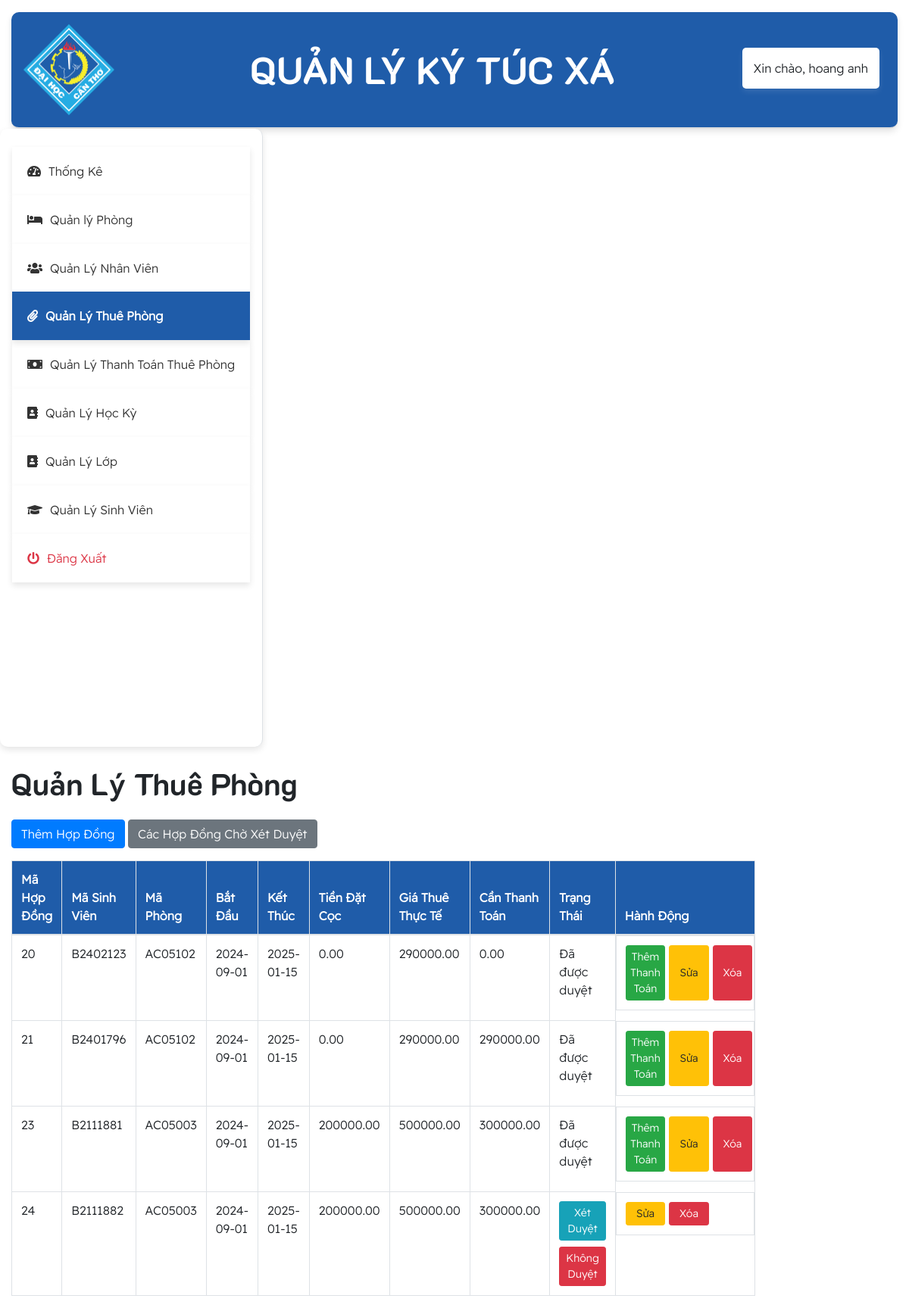
The app's page /thuephong (signed in) with its own data.
### tables this page shows
CREATE TABLE `thuephong` (
  `ma_hop_dong` int NOT NULL AUTO_INCREMENT,
  `ma_sinh_vien` varchar(10) DEFAULT NULL,
  `ma_phong` varchar(7) DEFAULT NULL,
  `bat_dau` date DEFAULT NULL,
  `ket_thuc` date DEFAULT NULL,
  `tien_dat_coc` decimal(10,2) DEFAULT NULL,
  `gia_thue_thuc_te` decimal(10,2) DEFAULT NULL,
  `ma_hoc_ky` varchar(10) DEFAULT NULL,
  `can_thanh_toan` decimal(10,2) NOT NULL DEFAULT '0.00',
  `trang_thai` varchar(20) DEFAULT 'choxetduyet',
  PRIMARY KEY (`ma_hop_dong`),
  KEY `ma_sinh_vien` (`ma_sinh_vien`),
  KEY `ma_phong` (`ma_phong`),
  KEY `ma_hoc_ky` (`ma_hoc_ky`),
  CONSTRAINT `thuephong_ibfk_1` FOREIGN KEY (`ma_sinh_vien`) REFERENCES `sinhvien` (`ma_sinh_vien`),
  CONSTRAINT `thuephong_ibfk_2` FOREIGN KEY (`ma_phong`) REFERENCES `phong` (`ma_phong`),
  CONSTRAINT `thuephong_ibfk_3` FOREIGN KEY (`ma_hoc_ky`) REFERENCES `hoc_ky` (`ma_hoc_ky`)
);

### app/controllers/ThuePhongController.php (called while the page is built, shortened)
<?php
class ThuePhongController
{
    private $thuePhongModel;
    public function __construct($pdo)
    {
        $this->thuePhongModel = new ThuePhong($pdo);
    }
    public function index()
    {
        $status = $_GET['status'] ?? '';
        if ($status === 'choxetduyet') {
            $thuePhongs = $this->thuePhongModel->getPending();
        } else {
            $thuePhongs = $this->thuePhongModel->getAll();
        }
        include '../app/views/thuephong/index.php';
    }
}

### app/models/ThuePhong.php (called while the page is built, shortened)
<?php
class ThuePhong
{
    public ?PDO $db;
    public function __construct(?PDO $pdo)
    {
        $this->db = $pdo;
    }
    public function getAll()
    {
        $stmt = $this->db->query("SELECT * FROM ThuePhong");
        return $stmt->fetchAll(PDO::FETCH_ASSOC);
    }
}

### app/views/thuephong/index.php (the view, shortened to what this page needs)
<!DOCTYPE html>
<html lang="en">
<head>
    <link href="https://stackpath.bootstrapcdn.com/bootstrap/4.5.2/css/bootstrap.min.css" rel="stylesheet">
    <link rel="stylesheet" href="https://cdnjs.cloudflare.com/ajax/libs/font-awesome/5.15.4/css/all.min.css">
    <link rel="stylesheet" type="text/css" href="style.css">
</head>
<body>
    <div class="container-fluid mt-3">
        <div class="row">
            <div class="col-md-12">
                <?php include '../app/views/header.php'; ?>
            </div>
        </div>
        <div class="row">
            <div>
                <?php include '../app/views/nav.php'; ?>
            </div>
            <div class="col-md-9">
                <div class="content mt-4">
                    <h1 class="mb-4">Quản Lý Thuê Phòng</h1>
                    <a href="/thuephong/create" class="btn btn-primary mb-3">Thêm Hợp Đồng</a>
                    <a href="/thuephong?status=choxetduyet" class="btn btn-secondary mb-3">Các Hợp Đồng Chờ Xét
                        Duyệt</a>
                    <table class="table table-bordered table-hover">
                        <thead class="custom-thead">
                            <tr>
                                <th>Mã Hợp Đồng</th>
                                <th>Mã Sinh Viên</th>
                                <th>Mã Phòng</th>
                                <th>Bắt Đầu</th>
                                <th>Kết Thúc</th>
                                <th>Tiền Đặt Cọc</th>
                                <th>Giá Thuê Thực Tế</th>
                                <th>Cần Thanh Toán</th>
                                <th>Trạng Thái</th>
                                <th>Hành Động</th>
                            </tr>
                        </thead>
                        <tbody>
                            <?php foreach ($thuePhongs as $thuePhong): ?>
                            <tr>
                                <td><?= $thuePhong['ma_hop_dong'] ?></td>
                                <td><?= $thuePhong['ma_sinh_vien'] ?></td>
                                <td><?= $thuePhong['ma_phong'] ?></td>
                                <td><?= $thuePhong['bat_dau'] ?></td>
                                <td><?= $thuePhong['ket_thuc'] ?></td>
                                <td><?= $thuePhong['tien_dat_coc'] ?></td>
                                <td><?= $thuePhong['gia_thue_thuc_te'] ?></td>
                                <td><?= $thuePhong['can_thanh_toan'] ?> </td>
                                <td>
                                    <?php if ($thuePhong['trang_thai'] === 'choxetduyet'): ?>
                                    <a href="/thuephong/approve/<?= $thuePhong['ma_hop_dong'] ?>"
                                        class="btn btn-info btn-sm">Xét Duyệt</a>
                                    <a href="/thuephong/delete/<?= $thuePhong['ma_hop_dong'] ?>"
                                        class="btn btn-danger btn-sm mt-2"
                                        onclick="return confirm('Bạn có chắc chắn muốn không duyệt và xóa hợp đồng này?');">Không
                                        Duyệt</a>
                                    <?php else :; ?>
                                    <p>Đã được duyệt</p>
                                    <?php endif?>
                                </td>
                                <td class="d-flex">
                                    <?php if ($thuePhong['trang_thai'] === 'daduyet'): ?>
                                    <a href="/tt_thuephong/create?ma_hop_dong=<?= $thuePhong['ma_hop_dong'] ?>"
                                        class="btn btn-success btn-sm col-4 hanhdong">Thêm Thanh Toán</a>
                                    <?php endif ?>
                                    <a href="/thuephong/edit/<?= $thuePhong['ma_hop_dong'] ?>"
                                        class="btn btn-warning btn-sm col-4 hanhdong">Sửa</a>
                                    <a href="/thuephong/delete/<?= $thuePhong['ma_hop_dong'] ?>"
                                        class="btn btn-danger btn-sm col-4 hanhdong"
                                        onclick="return confirm('Bạn có chắc chắn muốn xóa hợp đồng này, các dữ liệu liên quan sẽ bị xóa theo?');">Xóa</a>
                                </td>
                            </tr>
                            <?php endforeach; ?>
                        </tbody>
                    </table>
                </div>
            </div>
        </div>
    </div>
</body>
</html>

### public/style.css (style rules this page uses)
:root { --main-bg-color: #009d63; --main-text-color: #009d63; --second-text-color: #bbbec5; --second-bg-color: #c1efde; }
.custom-thead { background-color: #1f5ca9; color: white; }
h1 { font-family: 'CustomFont', sans-serif; }
body { font-family: 'CustomFont1', sans-serif; }
.hanhdong { display: inline-flex; align-items: center; justify-content: center; text-align: center; margin-right: 5px; }

### records on screen
thuephong: ma_hop_dong "20", ma_sinh_vien "B2402123", ma_phong "AC05102", bat_dau "2024-09-01", ket_thuc "2025-01-15", tien_dat_coc "0.00", gia_thue_thuc_te "290000.00", can_thanh_toan "0.00", trang_thai "Đã được duyệt"
thuephong: ma_hop_dong "21", ma_sinh_vien "B2401796", ma_phong "AC05102", bat_dau "2024-09-01", ket_thuc "2025-01-15", tien_dat_coc "0.00", gia_thue_thuc_te "290000.00", can_thanh_toan "290000.00", trang_thai "Đã được duyệt"
thuephong: ma_hop_dong "23", ma_sinh_vien "B2111881", ma_phong "AC05003", bat_dau "2024-09-01", ket_thuc "2025-01-15", tien_dat_coc "200000.00", gia_thue_thuc_te "500000.00", can_thanh_toan "300000.00", trang_thai "Đã được duyệt"
thuephong: ma_hop_dong "24", ma_sinh_vien "B2111882", ma_phong "AC05003", bat_dau "2024-09-01", ket_thuc "2025-01-15", tien_dat_coc "200000.00", gia_thue_thuc_te "500000.00", can_thanh_toan "300000.00"

### other values on screen
$_SESSION['ho_ten'] "hoang anh"
